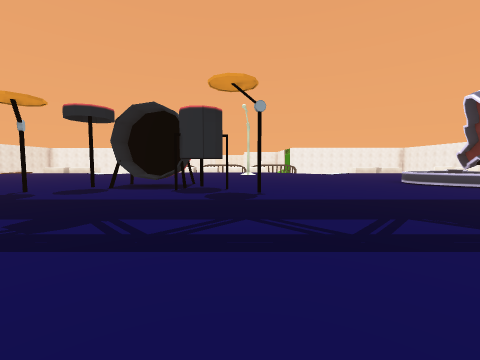
[1] (above)

24 first-person views from a walk through a 3-D level made in the Unity game engine. The camera is 1.2 m above the floor, tilts 4° down and sees 90° across. The floor is counted in squares, 2 m on a side. Each view is taken from the middle of a square. On the plan, view 1 faces up. The plan holds only what a view shows up to about 9 squares ahead; the rest is blank. The place goes on beyond the plan. Some animated figures are not drawn. Some surface patterns are stand-ins.

[2]
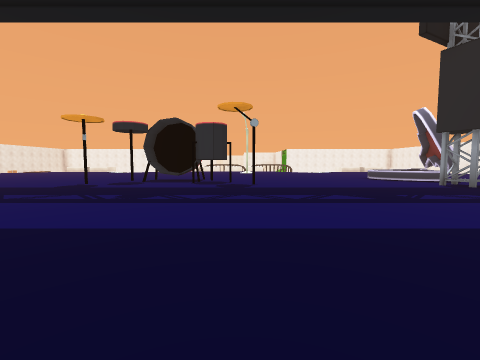

[3]
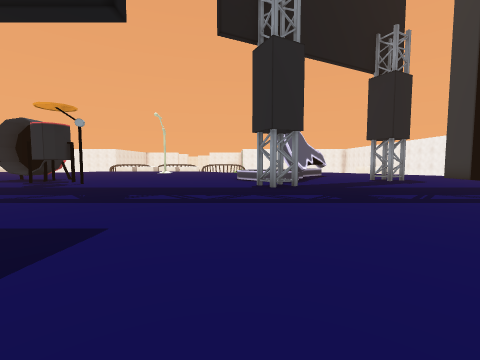

[4]
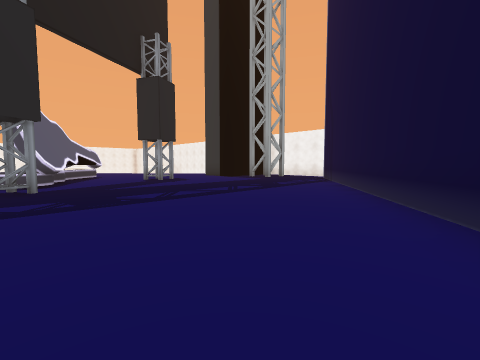

[5]
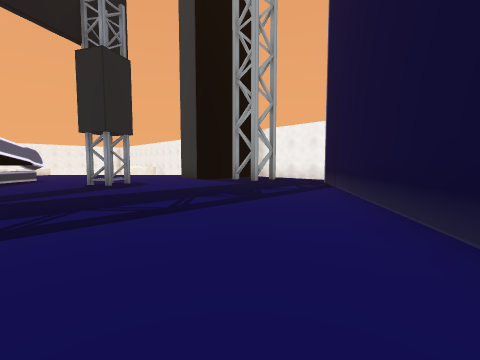

[6]
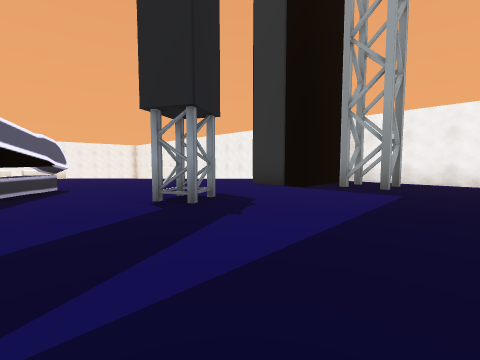

[7]
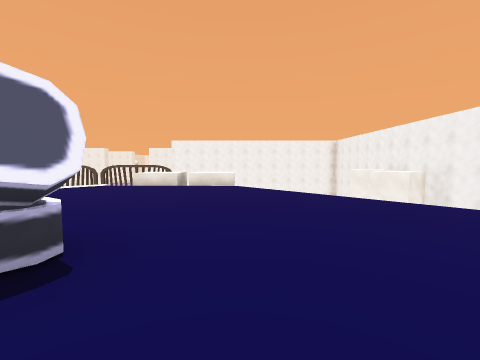

[8]
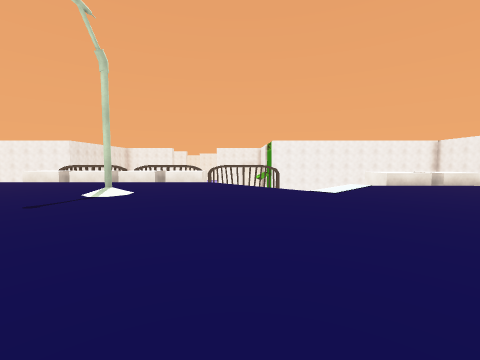

[9]
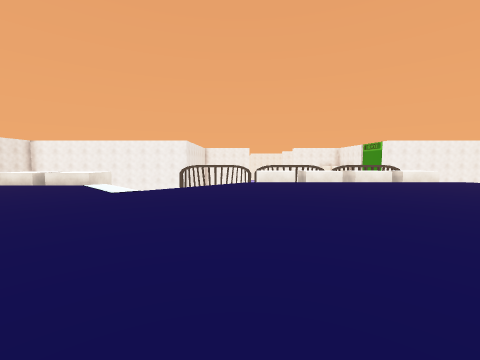

[10]
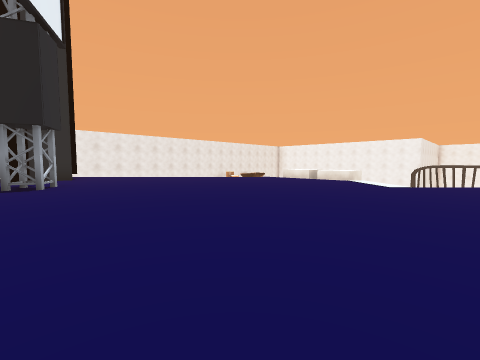

[11]
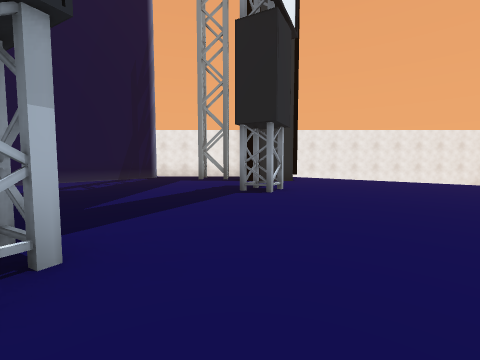

[12]
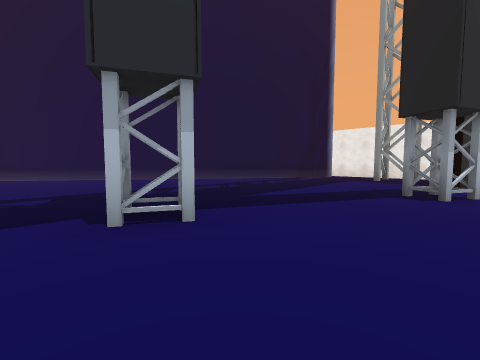

[13]
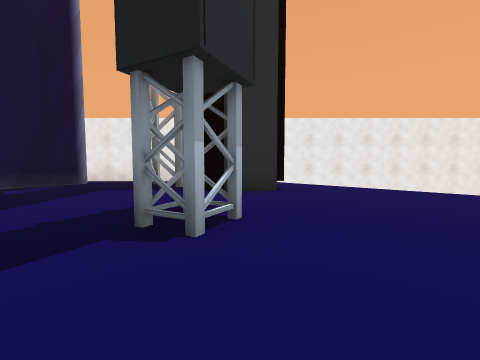

[14]
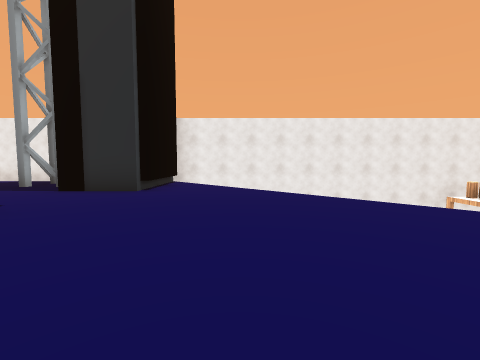

[15]
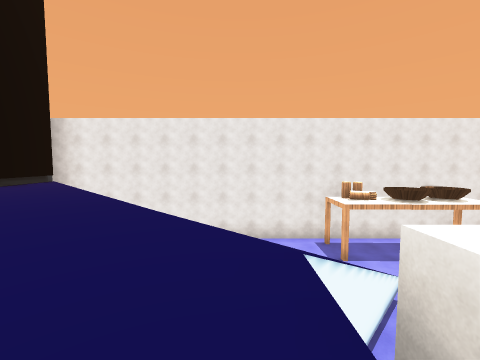

[16]
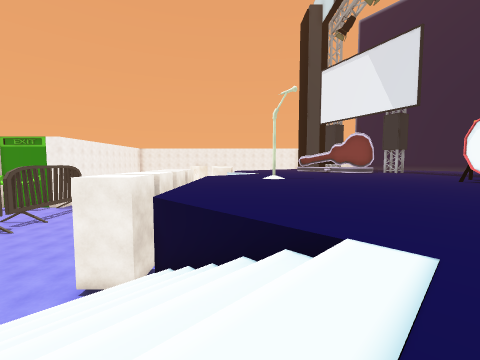

[17]
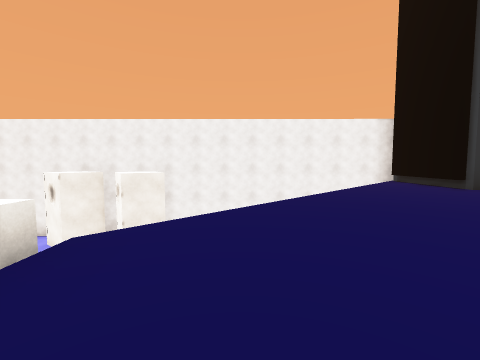

[18]
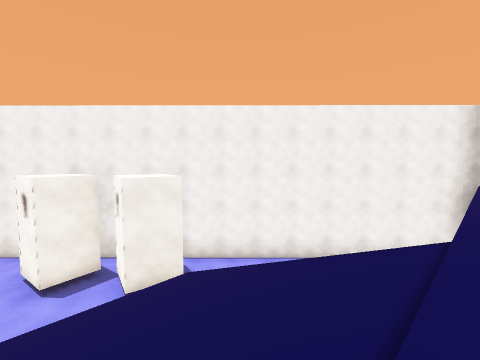

[19]
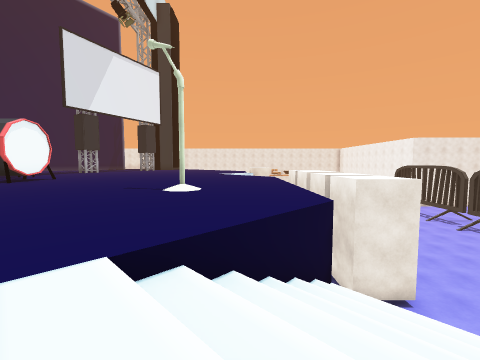

[20]
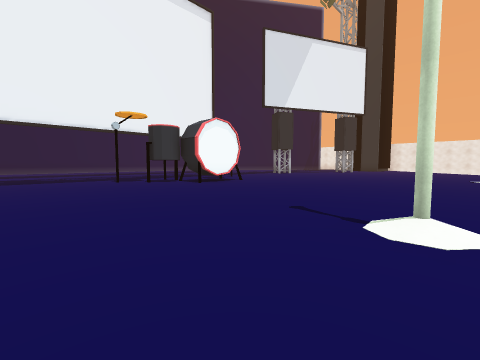

[21]
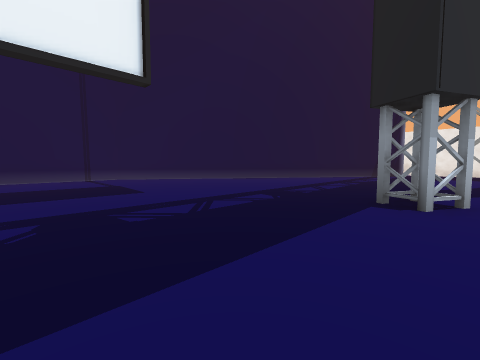

[22]
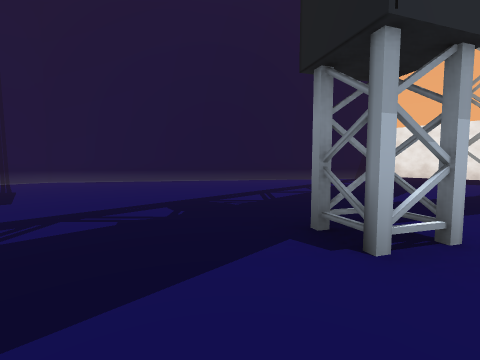

[23]
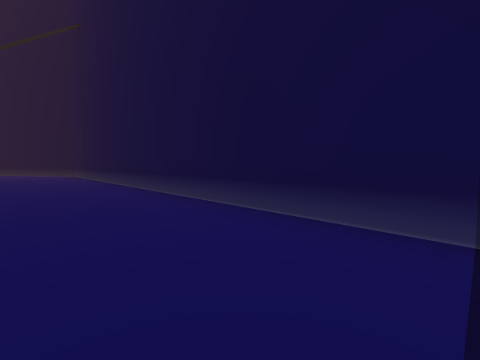

[24]
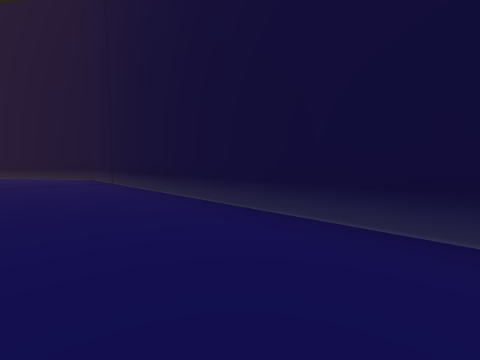

### Floor plan
Key: @ floor where view 1 was taken; # wall or solid block; x gap in a wall; . floor; / step, stairs or slope; = window, fence, low wall or low ledge; v drop or lower ground; O other object.
Columns run from 19 left of view 1 to 17 right of it. Each row starts with its distance up from view 1.
 19 vv            vvvvvvvv           vO
 18 vvv           vvv  vvv          vvOO#
 17 vvvvv       vvvOOOOOOOv        vvvOO#
 16 vv  /v OOOO //vOOOOOOO//  OOOO //vOO#
 15 v   //vOOOO////......./// OOOO////Ov#
 14 v   ///....///.........//....////v v#
 13 v    /....../......O..........//v  v#
 12 v   v...........................v   #
 11 v  v...................... ......   #
 10 v v......................  .......  #
  9 vv........................ /#.....v #
  8 ###......................//#.....####
  7  ##..##.........###...../ /..#...##
  6  ##..##.........#/##.....=#..#...####
  5 ###.............#.##.....x........#.#
  4 #.........#..............#..........#
  3 #...................................#
  2 ###...............................#
  1   ##........... ................###
  0    ##..........  ..@...........##
 -1     ###........   ...  .......##
 -2       ##....................###
 -3        ###.................##
 -4          ##..............###
 -5            ###############

Where each view was taken, in squares from view 1:
view 1: 0 up, 0 right, facing up
view 2: 2 down, 0 right, facing up
view 3: 2 down, 5 right, facing up
view 4: 2 down, 6 right, facing up-right
view 5: 1 down, 8 right, facing up-right
view 6: 3 up, 8 right, facing up-right
view 7: 8 up, 10 right, facing up
view 8: 8 up, 3 right, facing up
view 9: 8 up, 5 left, facing up
view 10: 6 up, 6 left, facing up-left
view 11: 6 up, 8 left, facing left
view 12: 7 up, 8 left, facing down-left
view 13: 7 up, 11 left, facing left
view 14: 10 up, 11 left, facing left
view 15: 14 up, 11 left, facing left
view 16: 14 up, 9 left, facing right
view 17: 13 up, 8 right, facing right
view 18: 14 up, 10 right, facing right
view 19: 14 up, 6 right, facing left
view 20: 13 up, 3 right, facing down-left
view 21: 5 up, 5 left, facing down-left
view 22: 5 up, 7 left, facing down-left
view 23: 2 down, 7 left, facing down-right
view 24: 2 down, 4 left, facing down-right
